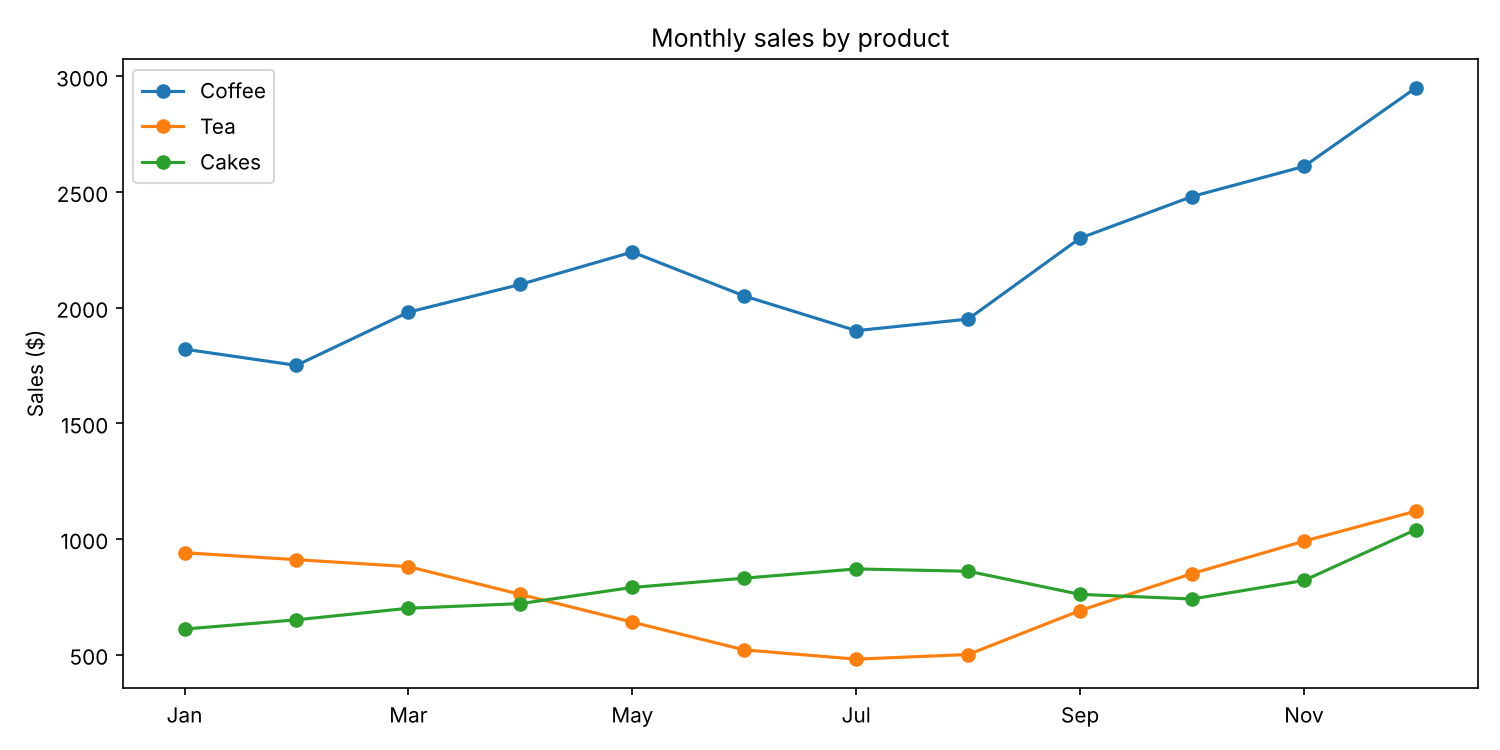

Write Python code to recreate this figure.
import pandas as pd
import matplotlib.pyplot as plt

df = pd.read_excel("sales.xlsx")
ax = df.plot(x="Month", y=["Coffee", "Tea", "Cakes"], marker="o", figsize=(10, 5))
ax.set_title("Monthly sales by product")
ax.set_ylabel("Sales ($)")
ax.set_xlabel("")
plt.tight_layout()
plt.savefig("line_all.png", dpi=150)
plt.show()
